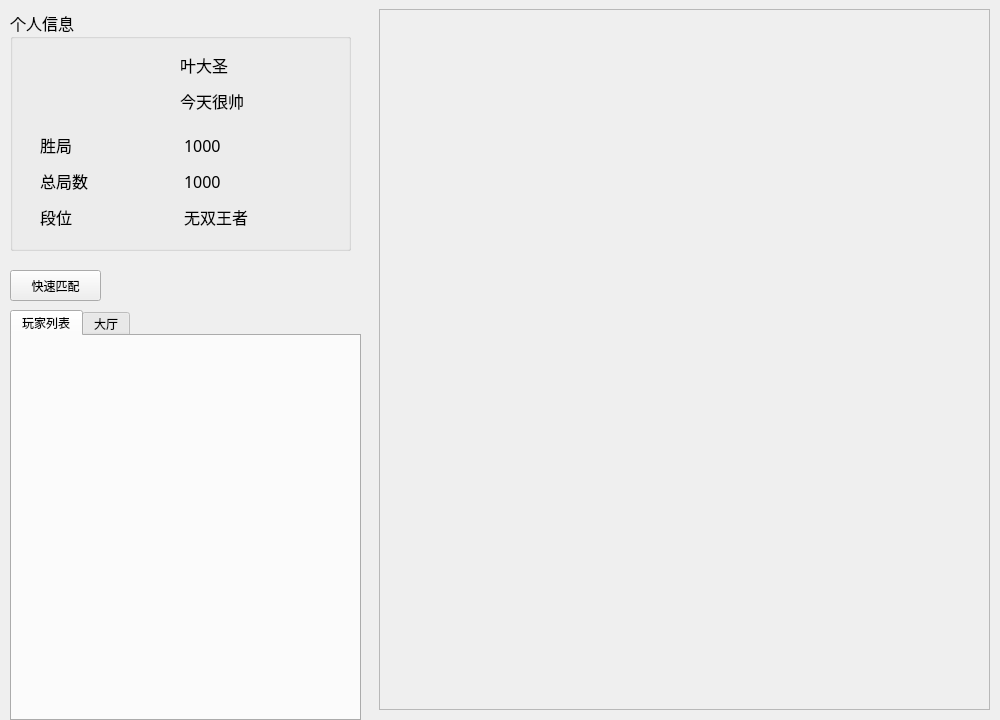
<?xml version="1.0" encoding="UTF-8"?>
<ui version="4.0">
 <class>FiveInLineZone</class>
 <widget class="QDialog" name="FiveInLineZone">
  <property name="geometry">
   <rect>
    <x>0</x>
    <y>0</y>
    <width>1000</width>
    <height>720</height>
   </rect>
  </property>
  <property name="minimumSize">
   <size>
    <width>1000</width>
    <height>720</height>
   </size>
  </property>
  <property name="maximumSize">
   <size>
    <width>1000</width>
    <height>720</height>
   </size>
  </property>
  <property name="windowTitle">
   <string>Dialog</string>
  </property>
  <property name="windowIcon">
   <iconset resource="resource.qrc">
    <normaloff>:/tx/6.png</normaloff>:/tx/6.png</iconset>
  </property>
  <widget class="QGroupBox" name="groupBox">
   <property name="geometry">
    <rect>
     <x>10</x>
     <y>10</y>
     <width>341</width>
     <height>241</height>
    </rect>
   </property>
   <property name="font">
    <font>
     <family>微软雅黑</family>
     <pointsize>12</pointsize>
    </font>
   </property>
   <property name="title">
    <string>个人信息</string>
   </property>
   <widget class="QLabel" name="lb_icon">
    <property name="geometry">
     <rect>
      <x>70</x>
      <y>30</y>
      <width>71</width>
      <height>71</height>
     </rect>
    </property>
    <property name="text">
     <string/>
    </property>
    <property name="pixmap">
     <pixmap resource="resource.qrc">:/face/btn_avatar_a0.png</pixmap>
    </property>
    <property name="scaledContents">
     <bool>true</bool>
    </property>
   </widget>
   <widget class="QWidget" name="layoutWidget">
    <property name="geometry">
     <rect>
      <x>170</x>
      <y>40</y>
      <width>136</width>
      <height>68</height>
     </rect>
    </property>
    <layout class="QVBoxLayout" name="verticalLayout">
     <item>
      <widget class="QLabel" name="lb_name">
       <property name="minimumSize">
        <size>
         <width>0</width>
         <height>30</height>
        </size>
       </property>
       <property name="maximumSize">
        <size>
         <width>16777215</width>
         <height>30</height>
        </size>
       </property>
       <property name="text">
        <string>叶大圣</string>
       </property>
      </widget>
     </item>
     <item>
      <widget class="QLabel" name="lb_mark">
       <property name="minimumSize">
        <size>
         <width>0</width>
         <height>30</height>
        </size>
       </property>
       <property name="maximumSize">
        <size>
         <width>16777215</width>
         <height>30</height>
        </size>
       </property>
       <property name="text">
        <string>今天很帅</string>
       </property>
      </widget>
     </item>
    </layout>
   </widget>
   <widget class="QWidget" name="layoutWidget">
    <property name="geometry">
     <rect>
      <x>30</x>
      <y>120</y>
      <width>281</width>
      <height>104</height>
     </rect>
    </property>
    <layout class="QGridLayout" name="gridLayout">
     <item row="1" column="0">
      <widget class="QLabel" name="lb_sum">
       <property name="minimumSize">
        <size>
         <width>0</width>
         <height>30</height>
        </size>
       </property>
       <property name="maximumSize">
        <size>
         <width>16777215</width>
         <height>30</height>
        </size>
       </property>
       <property name="text">
        <string>总局数</string>
       </property>
      </widget>
     </item>
     <item row="0" column="0">
      <widget class="QLabel" name="lb_win">
       <property name="minimumSize">
        <size>
         <width>0</width>
         <height>30</height>
        </size>
       </property>
       <property name="maximumSize">
        <size>
         <width>16777215</width>
         <height>30</height>
        </size>
       </property>
       <property name="text">
        <string>胜局</string>
       </property>
      </widget>
     </item>
     <item row="0" column="1">
      <widget class="QLabel" name="lb_win_count">
       <property name="minimumSize">
        <size>
         <width>0</width>
         <height>30</height>
        </size>
       </property>
       <property name="maximumSize">
        <size>
         <width>16777215</width>
         <height>30</height>
        </size>
       </property>
       <property name="text">
        <string>1000</string>
       </property>
      </widget>
     </item>
     <item row="1" column="1">
      <widget class="QLabel" name="lb_sum_count">
       <property name="minimumSize">
        <size>
         <width>0</width>
         <height>30</height>
        </size>
       </property>
       <property name="maximumSize">
        <size>
         <width>16777215</width>
         <height>30</height>
        </size>
       </property>
       <property name="text">
        <string>1000</string>
       </property>
      </widget>
     </item>
     <item row="2" column="0">
      <widget class="QLabel" name="lb_level_left">
       <property name="minimumSize">
        <size>
         <width>0</width>
         <height>30</height>
        </size>
       </property>
       <property name="maximumSize">
        <size>
         <width>16777215</width>
         <height>30</height>
        </size>
       </property>
       <property name="text">
        <string>段位</string>
       </property>
      </widget>
     </item>
     <item row="2" column="1">
      <widget class="QLabel" name="lb_level">
       <property name="minimumSize">
        <size>
         <width>0</width>
         <height>30</height>
        </size>
       </property>
       <property name="maximumSize">
        <size>
         <width>16777215</width>
         <height>30</height>
        </size>
       </property>
       <property name="text">
        <string>无双王者</string>
       </property>
      </widget>
     </item>
    </layout>
   </widget>
  </widget>
  <widget class="QTabWidget" name="tw_page">
   <property name="geometry">
    <rect>
     <x>10</x>
     <y>310</y>
     <width>351</width>
     <height>411</height>
    </rect>
   </property>
   <property name="currentIndex">
    <number>0</number>
   </property>
   <widget class="QWidget" name="tab_playerlist">
    <attribute name="title">
     <string>玩家列表</string>
    </attribute>
   </widget>
   <widget class="QWidget" name="tab_hallChat">
    <attribute name="title">
     <string>大厅</string>
    </attribute>
    <widget class="QTextBrowser" name="tb_chatShow">
     <property name="geometry">
      <rect>
       <x>0</x>
       <y>10</y>
       <width>341</width>
       <height>331</height>
      </rect>
     </property>
    </widget>
    <widget class="QWidget" name="layoutWidget">
     <property name="geometry">
      <rect>
       <x>0</x>
       <y>340</y>
       <width>341</width>
       <height>32</height>
      </rect>
     </property>
     <layout class="QHBoxLayout" name="horizontalLayout">
      <item>
       <widget class="QLineEdit" name="le_chat">
        <property name="minimumSize">
         <size>
          <width>0</width>
          <height>30</height>
         </size>
        </property>
        <property name="maximumSize">
         <size>
          <width>16777215</width>
          <height>30</height>
         </size>
        </property>
       </widget>
      </item>
      <item>
       <widget class="QPushButton" name="pb_send">
        <property name="minimumSize">
         <size>
          <width>0</width>
          <height>30</height>
         </size>
        </property>
        <property name="maximumSize">
         <size>
          <width>16777215</width>
          <height>30</height>
         </size>
        </property>
        <property name="font">
         <font>
          <pointsize>7</pointsize>
         </font>
        </property>
        <property name="text">
         <string>发送</string>
        </property>
       </widget>
      </item>
     </layout>
    </widget>
   </widget>
  </widget>
  <widget class="QScrollArea" name="scrollArea">
   <property name="geometry">
    <rect>
     <x>379</x>
     <y>9</y>
     <width>611</width>
     <height>701</height>
    </rect>
   </property>
   <property name="widgetResizable">
    <bool>true</bool>
   </property>
   <widget class="QWidget" name="scrollArea_widget">
    <property name="geometry">
     <rect>
      <x>0</x>
      <y>0</y>
      <width>609</width>
      <height>699</height>
     </rect>
    </property>
    <layout class="QVBoxLayout" name="verticalLayout_2">
     <item>
      <widget class="QWidget" name="wdg_roomGrid" native="true"/>
     </item>
     <item>
      <spacer name="verticalSpacer">
       <property name="orientation">
        <enum>Qt::Vertical</enum>
       </property>
       <property name="sizeHint" stdset="0">
        <size>
         <width>20</width>
         <height>662</height>
        </size>
       </property>
      </spacer>
     </item>
    </layout>
   </widget>
  </widget>
  <widget class="QPushButton" name="pb_quixkstart">
   <property name="geometry">
    <rect>
     <x>10</x>
     <y>270</y>
     <width>91</width>
     <height>31</height>
    </rect>
   </property>
   <property name="text">
    <string>快速匹配</string>
   </property>
  </widget>
 </widget>
 <resources>
  <include location="resource.qrc"/>
 </resources>
 <connections/>
</ui>
